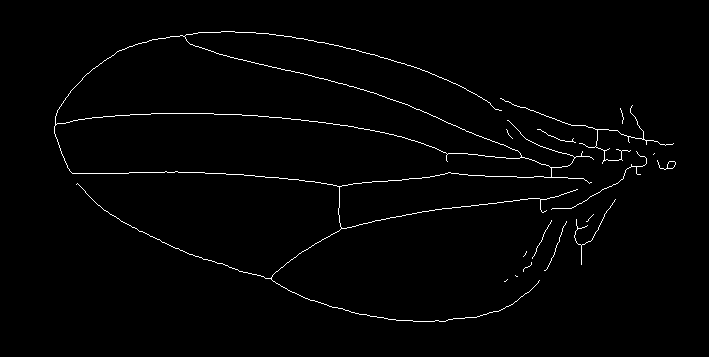
%> input picture demos/polynomialCurves2d/skeleton.tif, 709 x 357 px
$ octave --eval "fitCurvesWingSkeleton;"   (GNU Octave 9; MATLAB toolbox functions it lacks are replaced by stand-ins)
%> lines starting %> are read from the running program, lines starting %| are printed output that depends on the picture; in (x1, y1, x2, y2) boxes, pixels count from 0 and x2, y2 are one past the last pixel; in counts of white or black regions, pixels touching at a corner belong together; the program's own positions count from 1
### matGeom/polynomialCurves2d/polynomialCurveSetFit.m
function varargout = polynomialCurveSetFit(seg, varargin)
%POLYNOMIALCURVESETFIT Fit a set of polynomial curves to a segmented image.
%
%   COEFS = polynomialCurveSetFit(IMG);
%   COEFS = polynomialCurveSetFit(IMG, DEG);
%   Result is a cell array of matrices. Each matrix is DEG+1-by-2, and
%   contains coefficients of polynomial curve for each coordinate.
%   IMG is first binarised, then skeletonized. Each cure
%
%   [COEFS LBL] = polynomialCurveSetFit(...);
%   also returns an image of labels for the segmented curves. The max label
%   is the number of curves, and the length of COEFS.
%
%   Requires the toolboxes:
%   - Optimization
%   - Image Processing
%
%   Example
%     % Fit a set of curves to a binary skeleton
%     img = imread('circles.png');
%     % compute skeleton, and ensure one-pixel thickness
%     skel = bwmorph(img, 'skel', 'Inf');
%     skel = bwmorph(skel, 'shrink');
%     figure; imshow(skel==0)
%     coeffs = polynomialCurveSetFit(skel, 2);
%     % Display segmented image with curves
%     figure; imshow(~img); hold on;
%     for i = 1:length(coeffs)
%         hc = drawPolynomialCurve([0 1], coeffs{i});
%         set(hc, 'linewidth', 2, 'color', 'g');
%     end
%
%   See also
%   polynomialCurves2d, polynomialCurveFit
%

% ------
% Author: David Legland
% e-mail: david.legland@grignon.inra.fr
% Created: 2007-03-21
% Copyright 2007 INRA - BIA PV Nantes - MIAJ Jouy-en-Josas.


%% Initialisations

% default degree for curves
deg = 2;
if ~isempty(varargin)
    deg = varargin{1};
end

% ensure image is binary
seg = seg > 0;


%% Extract branching points and terminating points

% compute image of end points
imgEndPoints = imfilter(double(seg), ones([3 3])) .* seg == 2;

% compute centroids of end points
lblEndPoints    = bwlabel(imgEndPoints, 4);
regEndPoints    = bwconncomp(imgEndPoints, 4);
struct   = regionprops(regEndPoints, 'Centroid');

endPoints = cat(1, struct.Centroid);


% compute image of multiple points (intersections between curves)
imgBranching    = imfilter(double(seg), ones([3 3])) .* seg > 3;

% compute coordinate of nodes, as centroids of the multiple points
lblBranching = bwlabel(imgBranching, 4);
regBranching = bwconncomp(imgBranching, 4);
struct   = regionprops(regBranching, 'Centroid');

branchPoints = cat(1, struct.Centroid);


% list of nodes (all categories)
nodes = [branchPoints; endPoints];

% image of node labels
lblNodes = lblBranching;
lblNodes(lblEndPoints > 0) = lblEndPoints(lblEndPoints > 0) + size(branchPoints, 1);

% isolate branches
imgBranches = seg & ~imgBranching & ~imgEndPoints;
lblBranches = bwlabel(imgBranches, 8);

% number of curves
nBranches = max(lblBranches(:));

% allocate memory
coefs = cell(nBranches, 1);


% For each curve, find interpolated polynomial curve
for i = 1:nBranches
    %disp(i);

    % extract points corresponding to current curve
    imgBranch = lblBranches == i;
    points = chainPixels(imgBranch);

    % if number of points is not sufficient, simply create a line segment
    if size(points, 1) < max(deg+1-2, 2)
        % find labels of nodes
        inds = unique(lblNodes(imdilate(imgBranch, ones(3,3))));
        inds = inds(inds~=0);

        if length(inds)<2
            disp(['Could not find extremities of branch number ' num2str(i)]);
            coefs{i} = [0 0;0 0];
            continue;
        end

        % consider extremity nodes
        node0 = nodes(inds(1),:);
        node1 = nodes(inds(2),:);

        % use only a linear approximation
        xc = zeros(1, deg+1);
        yc = zeros(1, deg+1);
        xc(1) = node0(1);
        yc(1) = node0(2);
        xc(2) = node1(1)-node0(1);
        yc(2) = node1(2)-node0(2);

        % assigne au tableau de courbes
        coefs{i} = [xc;yc];

        % next branch
        continue;
    end

    % find nodes closest to first and last points of the current curve
    [dist, ind0] = minDistancePoints(points(1, :), nodes); %#ok<*ASGLU>
    [dist, ind1] = minDistancePoints(points(end, :), nodes);

    % add nodes to the curve.
    points = [nodes(ind0,:); points; nodes(ind1,:)]; %#ok<AGROW>

    % parametrization of the polyline
    t = parametrize(points);
    t = t/max(t);

    % fit a polynomial curve to the set of points
    [xc, yc] = polynomialCurveFit(...
        t, points, deg, ...
        0, {points(1,1), points(1,2)},...
        1, {points(end,1), points(end,2)});

    % stores result
    coefs{i} = [xc ; yc];
end


%% Post-processing

% manage outputs
if nargout == 1
    varargout = {coefs};
elseif nargout == 2
    varargout = {coefs, lblBranches};
end


function points = chainPixels(img, varargin)
%CHAINPIXELS return the list of points which constitute a curve on image
%   output = chainPixels(input)
%
%   Example
%   chainPixels
%
%   See also
%

% ------
% Author: David Legland
% e-mail: david.legland@grignon.inra.fr
% Created: 2007-03-21
% Copyright 2007 INRA - BIA PV Nantes - MIAJ Jouy-en-Josas.


conn = 8;
if ~isempty(varargin)
    conn = varargin{1};
end

% matrice de voisinage
if conn==4
    f = [0 1 0;1 1 1;0 1 0];
elseif conn==8
    f = ones([3 3]);
end

% find extremity points
nb = imfilter(double(img), f).*img;
imgEnding = nb==2 | nb==1;
[yi, xi] = find(imgEnding);

% extract coordinates of points
[y, x] = find(img);

% index of first point
if isempty(xi)
    % take arbitrary point
    ind = 1;
else
    ind = find(x==xi(1) & y==yi(1));
end

% allocate memory
points  = zeros(length(x), 2);

if conn==8
    for i=1:size(points, 1)
        % avoid multiple neighbors (can happen in loops)
        ind = ind(1);

        % add current point to chained curve
        points(i,:) = [x(ind) y(ind)];

        % remove processed coordinate
        x(ind) = [];    y(ind) = [];

        % find next candidate
        ind = find(abs(x-points(i,1))<=1 & abs(y-points(i,2))<=1);
    end
else
    for i=1:size(points, 1)
        % avoid multiple neighbors (can happen in loops)
        ind = ind(1);

        % add current point to chained curve
        points(i,:) = [x(ind) y(ind)];

        % remove processed coordinate
        x(ind) = [];    y(ind) = [];

        % find next candidate
        ind = find(abs(x-points(i,1)) + abs(y-points(i,2)) <=1 );
    end
end

### demos/polynomialCurves2d/fitCurvesWingSkeleton.m
function fitCurvesWingSkeleton(varargin)
%FITCURVESWINGSKELETON Fit a set of polynomial curves to a segmented wing
%
%   Usage:
%   fitCurvesWingSkeleton
%
%
%   See also
%

% ------
% Author: David Legland
% e-mail: david.legland@grignon.inra.fr
% Created: 2011-04-04,    using Matlab 7.9.0.529 (R2009b)
% Copyright 2011 INRA - Cepia Software Platform.


%% Initialisations

% the degree of polynomial curves to work with
deg = 3;

% read the binary segmented image (should be a skeleton, one-pixel width)
img = imread('skeleton.tif');
%> img is the input picture: size 357x709 uint8; 1.4% white in thin lines or dots, all inside (x1, y1, x2, y2) = (54, 31, 676, 322)
imshow(img == 0);


%% Curves fitting

% Compute coefficient of fitted curves
allCoeffs = polynomialCurveSetFit(img, deg);
%> in polynomialCurveSetFit, `deg = varargin{1};`: deg = 3
%> in polynomialCurveSetFit, `imgEndPoints = imfilter(double(seg), ones([3 3])) .* seg == 2;`:
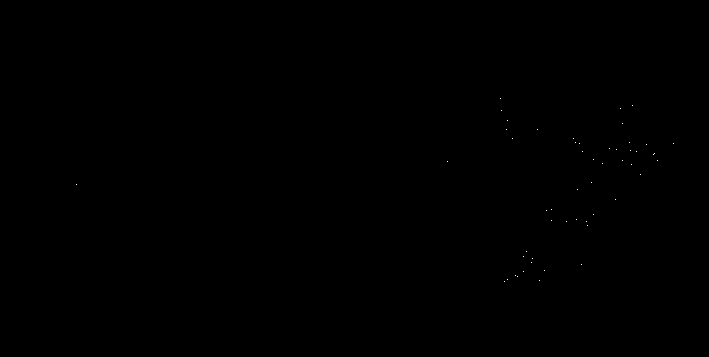
%> imgEndPoints: size 357x709 logical; 0.02% white in thin lines or dots, all inside (x1, y1, x2, y2) = (76, 98, 674, 282)
%> in polynomialCurveSetFit, `lblEndPoints    = bwlabel(imgEndPoints, 4);`: lblEndPoints: size 357x709 double; 54 distinct labels, from 0 to 53
%> in polynomialCurveSetFit, `regEndPoints    = bwconncomp(imgEndPoints, 4);`: regEndPoints = 53 connected components
%> in polynomialCurveSetFit, `struct   = regionprops(regEndPoints, 'Centroid');`: struct = 53 regions; first 5, Centroid: [77 185], [448 162], [501 99], [502 111], [505 282]
%> in polynomialCurveSetFit, `endPoints = cat(1, struct.Centroid);`: endPoints = 53 rows, first 12: [77 185; 448 162; 501 99; 502 111; 505 282; 507 130; 508 121; 508 280; 513 139; 516 276; 518 277; 524 257]
%> in polynomialCurveSetFit, `imgBranching    = imfilter(double(seg), ones([3 3])) .* seg > 3;`:
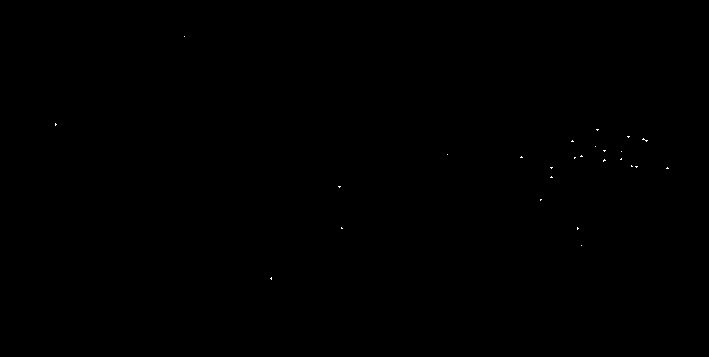
%> imgBranching: size 357x709 logical; 0.04% white in thin lines or dots, all inside (x1, y1, x2, y2) = (55, 36, 669, 280)
%> in polynomialCurveSetFit, `lblBranching = bwlabel(imgBranching, 4);`: lblBranching: size 357x709 double; 28 distinct labels, from 0 to 27
%> in polynomialCurveSetFit, `regBranching = bwconncomp(imgBranching, 4);`: regBranching = 27 connected components
%> in polynomialCurveSetFit, `struct   = regionprops(regBranching, 'Centroid');`: struct = 27 regions; first 5, Centroid: [56.2 125], [185 37], [271.8 279], [340 187.2], [342.3 228.7]
%> in polynomialCurveSetFit, `branchPoints = cat(1, struct.Centroid);`: branchPoints = 27 rows, first 12: [56.25 125; 185 37; 271.8 279; 340 187.2; 342.3 228.7; 448 155; 522 157.8; 541.3 200.3; 552 168.2; 552 177.8; 573 141.8; 575.3 158.3]
%> in polynomialCurveSetFit, `nodes = [branchPoints; endPoints];`: nodes = 80 rows, first 12: [56.25 125; 185 37; 271.8 279; 340 187.2; 342.3 228.7; 448 155; 522 157.8; 541.3 200.3; 552 168.2; 552 177.8; 573 141.8; 575.3 158.3]
%> in polynomialCurveSetFit, `lblNodes(lblEndPoints > 0) = lblEndPoints(lblEndPoints > 0) + size(bra..`: lblNodes: size 357x709 double; 81 distinct labels, from 0 to 80
%> in polynomialCurveSetFit, `imgBranches = seg & ~imgBranching & ~imgEndPoints;`:
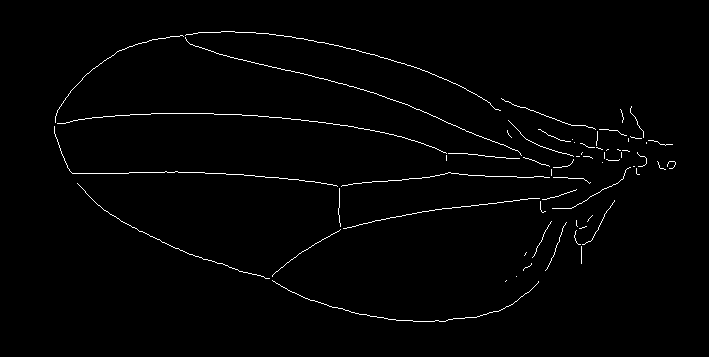
%> imgBranches: size 357x709 logical; 1.4% white in thin lines or dots, all inside (x1, y1, x2, y2) = (54, 31, 676, 322)
%> in polynomialCurveSetFit, `lblBranches = bwlabel(imgBranches, 8);`:
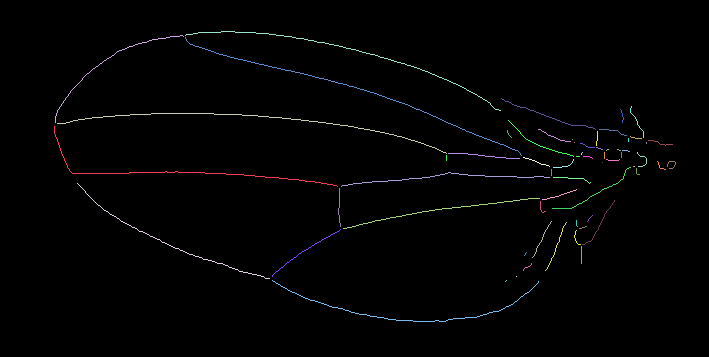
%> lblBranches: size 357x709 double; 64 distinct labels, from 0 to 63; one colour per label, 0 black
%> in polynomialCurveSetFit, `nBranches = max(lblBranches(:));`: nBranches = 63
%> in polynomialCurveSetFit, `coefs = cell(nBranches, 1);`: coefs = 63 items
%> the loop in polynomialCurveSetFit, `for i = 1:nBranches` made 1 pass
%> (conn in chainPixels, yi in chainPixels, xi in chainPixels) on pass 1: (8, [127; 187], [55; 338])
%> pass 1, in polynomialCurveSetFit, `imgBranch = lblBranches == i;`:
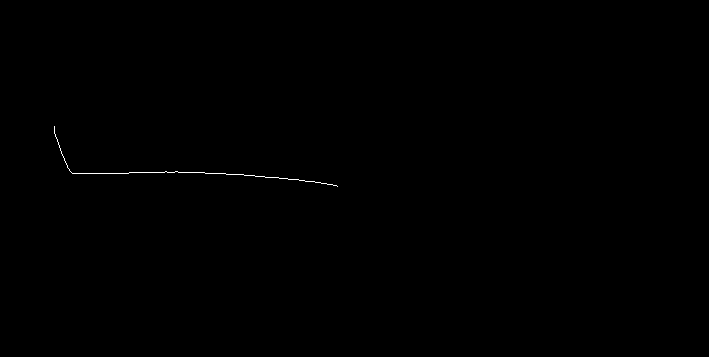
%> imgBranch: size 357x709 logical; 0.12% white in thin lines or dots, all inside (x1, y1, x2, y2) = (54, 126, 338, 187)
%> the run ends on the next line

% Displaty segmented image with curves
figure;
imshow(img == 0);
hold on;

% affiche les courbes en sur-impression
for i = 1:length(allCoeffs)
    hc = drawPolynomialCurve([0 1], allCoeffs{i});
    set(hc, 'linewidth', 1);
end
title('Skeleton with curves');


%% Display only curves

% Display an empty image
figure;
imshow(ones(size(img))); hold on;

% Overlay individual curves
for i = 1:length(allCoeffs)
    hc = drawPolynomialCurve([0 1], allCoeffs{i});
    set(hc, 'linewidth', 1);
end
title('Only curves');
